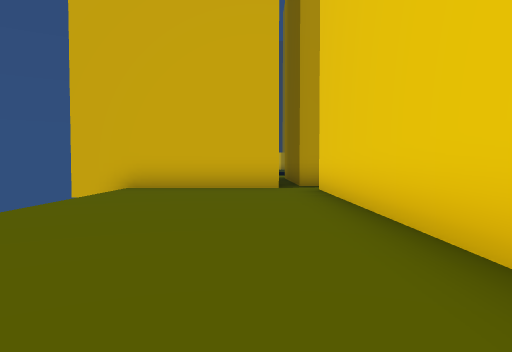
view 1 (above)

16 first-person views from a walk through a 3-D level made in the Unity game engine. The camera is 1.2 m above the floor, tilts 2° down and sees 70° across. The floor is counted in squares, 2 m on a side. Each view is taken from the middle of a square. On the plan, view 1 faces up. The plan holds only what a view shows up to about 10 squares ahead; the rest is blank. The place goes on beyond the plan.

view 2
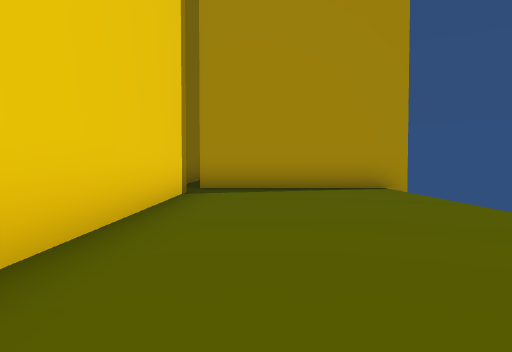

view 3
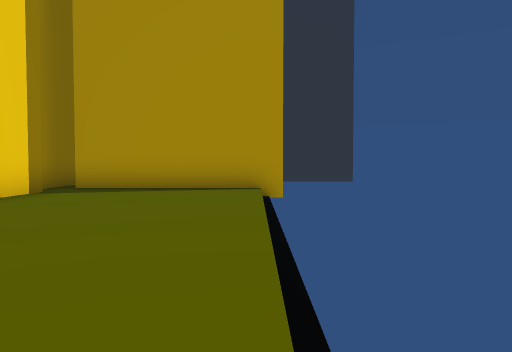

view 4
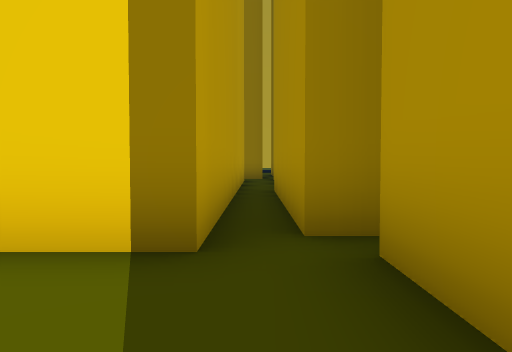

view 5
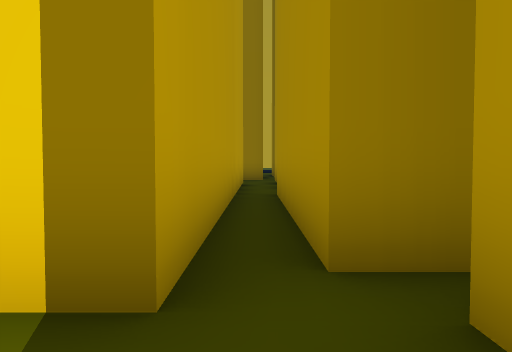

view 6
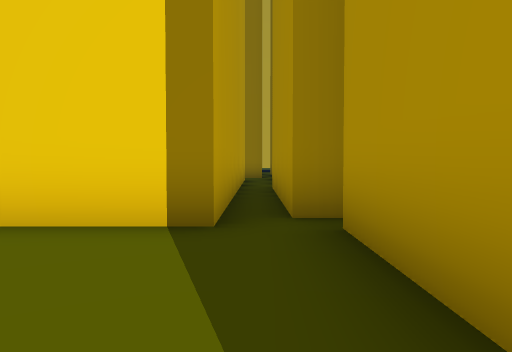

view 7
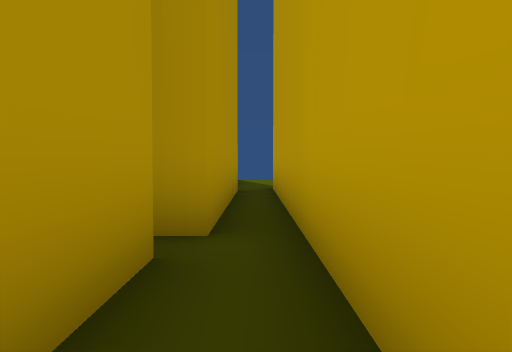

view 8
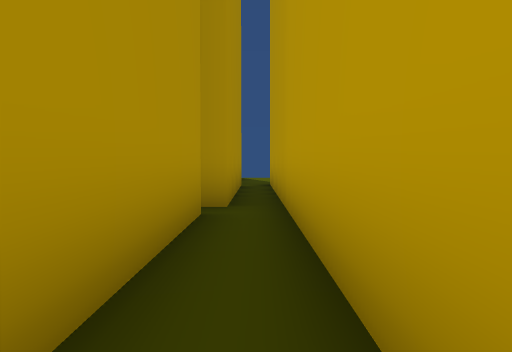

view 9
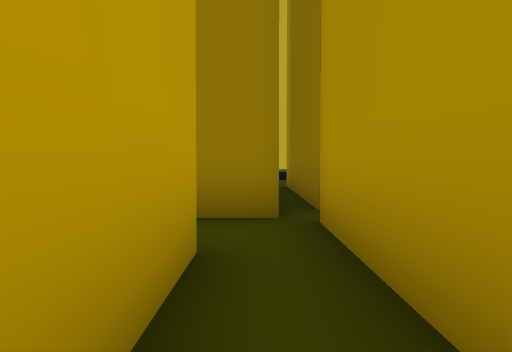

view 10
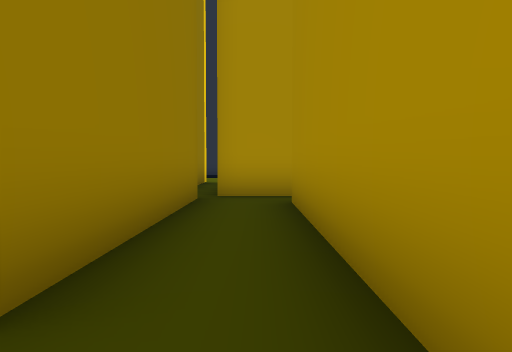

view 11
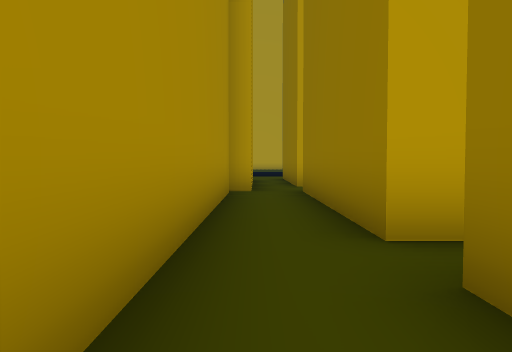

view 12
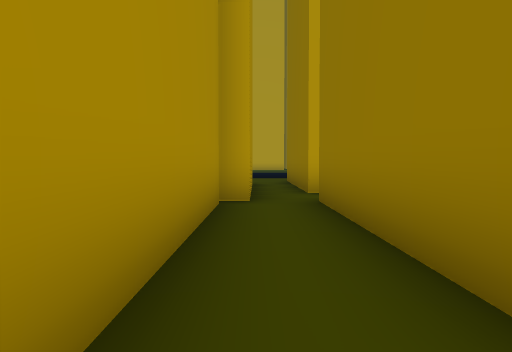

view 13
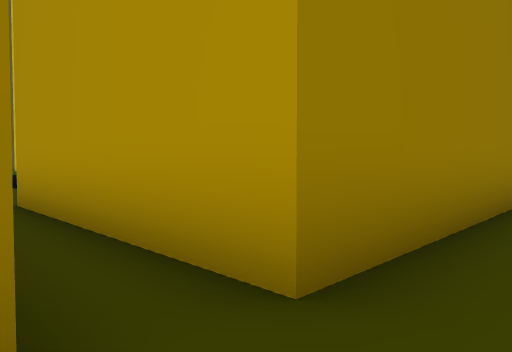

view 14
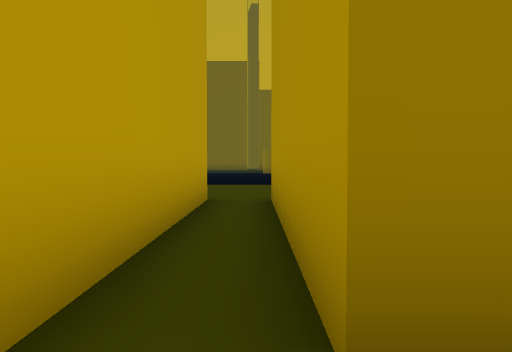

view 15
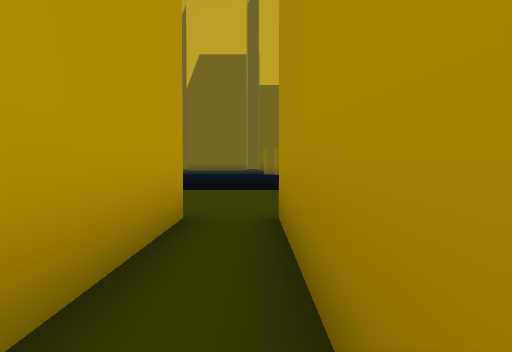

view 16
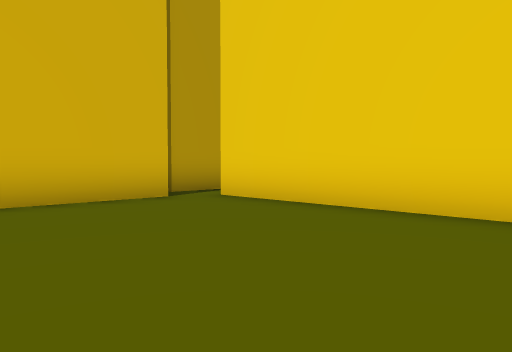

### Floor plan
Key: @ floor where view 1 was taken; # wall or solid block; . floor; / step, stairs or slope.
Columns run from 4 left of view 1 to 22 right of it. Each row starts with its distance up from view 1.
 13                  #
 12                  #
 11                 ##
 10     ####        #.
  9 #####..        ##.
  8  /....#        #.#
  7  /....#        #.#
  6  /....#        #.#
  5  /....#        #.#
  4  /....#        #.######.../
  3  /....#        #........../
  2  /....#        #.###### ..
  1  /....#        #.#
  0  /..@.#        #.#
 -1  /....##########.#
 -2  /...............#
 -3 #######################
 -4       #

Positions as (right, up) in squares from view 1, and headings:
1: (0, 0), facing up
2: (0, 6), facing down
3: (-3, 6), facing down
4: (-1, -2), facing right
5: (0, -2), facing right
6: (-2, -2), facing right
7: (10, -2), facing left
8: (12, -2), facing left
9: (9, -2), facing right
10: (12, 4), facing down
11: (12, 1), facing up
12: (12, 3), facing up
13: (12, 4), facing down-right
14: (12, 3), facing right
15: (14, 3), facing right
16: (-3, 3), facing up-right
